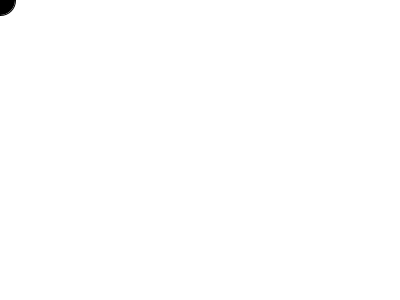
Frame 1 (no input)
Frame 60 (the mouse pressed at the canvas centre just before this capture): identical to frame 1, image omitted
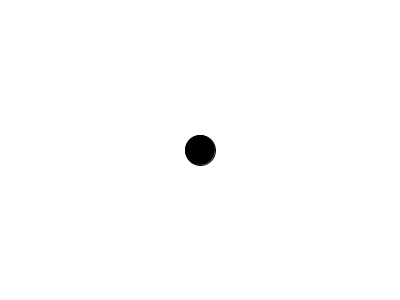
Frame 120 (the mouse held since frame 60 and released just before this capture)

The Processing sketch that drew these frames (run headless with seeded random() and noise(); from frame 60 on, the mouse is pressed at the canvas centre):

// Processing sketch: trace_mouse
// ── trace_mouse.pde
void setup()
{
  size(400, 300);
  background(255);
}

int RADIUS = 30;

void draw()
{
  int x = mouseX;
  int y = mouseY;
  
  background(255);
  
  fill(0);
  ellipse(x, y, RADIUS, RADIUS);
}
